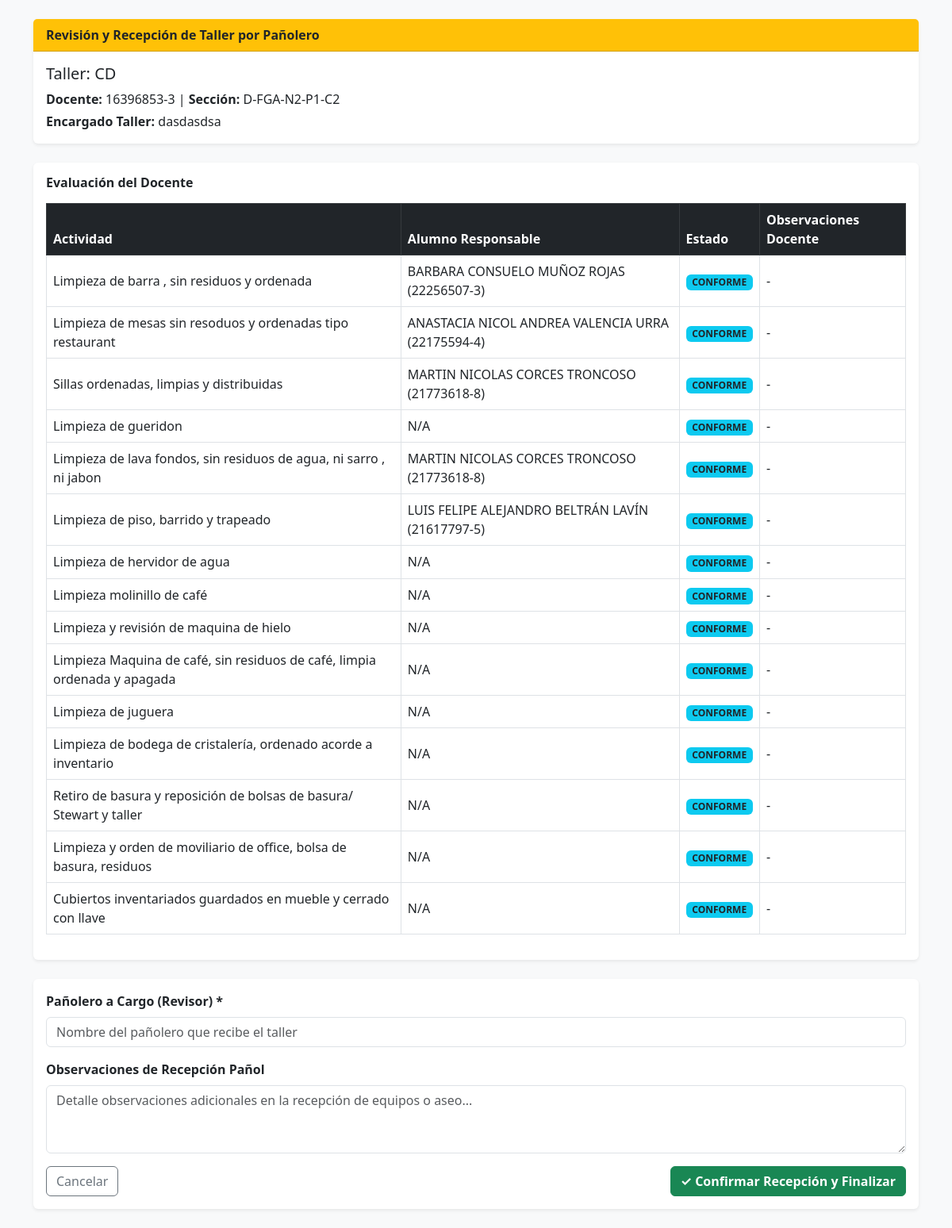
The app's page /checklist/revisar-panol/1 with its own data.
### models.py (models this page shows)
class Checklist(Base):
    __tablename__ = "checklists"
    id = Column(Integer, primary_key=True, index=True)
    taller = Column(String, index=True, nullable=False)
    rut_docente = Column(String, index=True, nullable=False)
    codigo_seccion = Column(String, index=True, nullable=False)
    fecha = Column(Date, nullable=True)
    encargado_taller = Column(String, nullable=True)
    actividades_json = Column(Text, nullable=True)
    nombre_panolero = Column(String, nullable=True)
    observacion_panolero = Column(Text, nullable=True)
    fecha_revision_panolero = Column(DateTime, nullable=True)
    estado = Column(String, default="BORRADOR", index=True, nullable=False)
    fecha_creacion = Column(DateTime, default=func.now(), nullable=False)
    fecha_actualizacion = Column(
        DateTime,
        default=func.now(),
        onupdate=func.now(),
        nullable=False
    )

### main.py (the view)
@app.get("/checklist/revisar-panol/{checklist_id}", response_class=HTMLResponse, tags=["Pañol"])
async def vista_revision_panol(checklist_id: int, request: Request, db: Session = Depends(get_db)):
    checklist = db.query(models.Checklist).filter(models.Checklist.id == checklist_id).first()
    if not checklist:
        raise HTTPException(status_code=404, detail="Checklist no encontrado")
    actividades = safe_json_loads(getattr(checklist, "actividades_json", None))
    return templates.TemplateResponse(
        request=request,
        name="revision_panol.html",
        context={"checklist": checklist, "actividades": actividades}
    )

### templates/revision_panol.html (shortened to what this page needs)
<!DOCTYPE html>
<html lang="es">
<head>
    <link href="https://cdn.jsdelivr.net/npm/bootstrap@5.3.0/dist/css/bootstrap.min.css" rel="stylesheet">
</head>
<body class="bg-light">
    <div class="container py-4">
        <div class="card border-0 shadow-sm mb-4">
            <div class="card-header bg-warning text-dark fw-bold">
                Revisión y Recepción de Taller por Pañolero
            </div>
            <div class="card-body">
                <h5>Taller: {{ checklist.taller }}</h5>
                <p class="mb-1"><strong>Docente:</strong> {{ checklist.rut_docente }} | <strong>Sección:</strong> {{ checklist.codigo_seccion }}</p>
                <p class="mb-0"><strong>Encargado Taller:</strong> {{ checklist.encargado_taller }}</p>
            </div>
        </div>
        <div class="card border-0 shadow-sm mb-4">
            <div class="card-body">
                <h6 class="fw-bold mb-3">Evaluación del Docente</h6>
                <table class="table table-bordered align-middle">
                    <thead class="table-dark">
                        <tr>
                            <th>Actividad</th>
                            <th>Alumno Responsable</th>
                            <th>Estado</th>
                            <th>Observaciones Docente</th>
                        </tr>
                    </thead>
                    <tbody>
                        {% for act in actividades %}
                        <tr>
                            <td>{{ act.actividad }}</td>
                            <td>{{ act.alumno_encargado or 'N/A' }}</td>
                            <td><span class="badge bg-info text-dark">{{ act.estado }}</span></td>
                            <td>{{ act.observaciones or '-' }}</td>
                        </tr>
                        {% endfor %}
                    </tbody>
                </table>
            </div>
        </div>
        <div class="card border-0 shadow-sm">
            <div class="card-body">
                <form method="POST" action="/checklist/aprobar-panol/{{ checklist.id }}">
                    <div class="mb-3">
                        <label class="form-label fw-bold">Pañolero a Cargo (Revisor) *</label>
                        <input type="text" name="nombre_panolero" class="form-control" required placeholder="Nombre del pañolero que recibe el taller">
                    </div>
                    <div class="mb-3">
                        <label class="form-label fw-bold">Observaciones de Recepción Pañol</label>
                        <textarea name="observacion_panolero" class="form-control" rows="3" placeholder="Detalle observaciones adicionales en la recepción de equipos o aseo..."></textarea>
                    </div>
                    <div class="d-flex justify-content-between">
                        <a href="/admin" class="btn btn-outline-secondary">Cancelar</a>
                        <button type="submit" class="btn btn-success fw-bold">
                            ✓ Confirmar Recepción y Finalizar
                        </button>
                    </div>
                </form>
            </div>
        </div>
    </div>
</body>
</html>

### records on screen
Checklist: taller "CD", rut_docente "16396853-3", codigo_seccion "D-FGA-N2-P1-C2", encargado_taller "dasdasdsa"

### other values on screen
{{ act.actividad }} "Limpieza de barra , sin residuos y ordenada" "Limpieza de mesas sin resoduos y ordenadas tipo restaurant" "Sillas ordenadas, limpias y distribuidas" "Limpieza de gueridon" "Limpieza de lava fondos, sin residuos de agua, ni sarro , ni jabon" "Limpieza de piso, barrido y trapeado" "Limpieza de hervidor de agua" "Limpieza molinillo de café" "Limpieza y revisión de maquina de hielo" "Limpieza Maquina de café, sin residuos de café, limpia ordenada y apagada" "Limpieza de juguera" "Limpieza de bodega de cristalería, ordenado acorde a inventario" "Retiro de basura y reposición de bolsas de basura/ Stewart y taller" "Limpieza y orden de moviliario de office, bolsa de basura, residuos" "Cubiertos inventariados guardados en mueble y cerrado con llave"
{{ act.alumno_encargado or 'N/A' }} "BARBARA CONSUELO MUÑOZ ROJAS (22256507-3)" "ANASTACIA NICOL ANDREA VALENCIA URRA (22175594-4)" "MARTIN NICOLAS CORCES TRONCOSO (21773618-8)" "N/A" "MARTIN NICOLAS CORCES TRONCOSO (21773618-8)" "LUIS FELIPE ALEJANDRO BELTRÁN LAVÍN (21617797-5)" "N/A" "N/A" "N/A" "N/A" "N/A" "N/A" "N/A" "N/A" "N/A"
{{ act.estado }} "CONFORME" "CONFORME" "CONFORME" "CONFORME" "CONFORME" "CONFORME" "CONFORME" "CONFORME" "CONFORME" "CONFORME" "CONFORME" "CONFORME" "CONFORME" "CONFORME" "CONFORME"
{{ act.observaciones or '-' }} "-" "-" "-" "-" "-" "-" "-" "-" "-" "-" "-" "-" "-" "-" "-"
